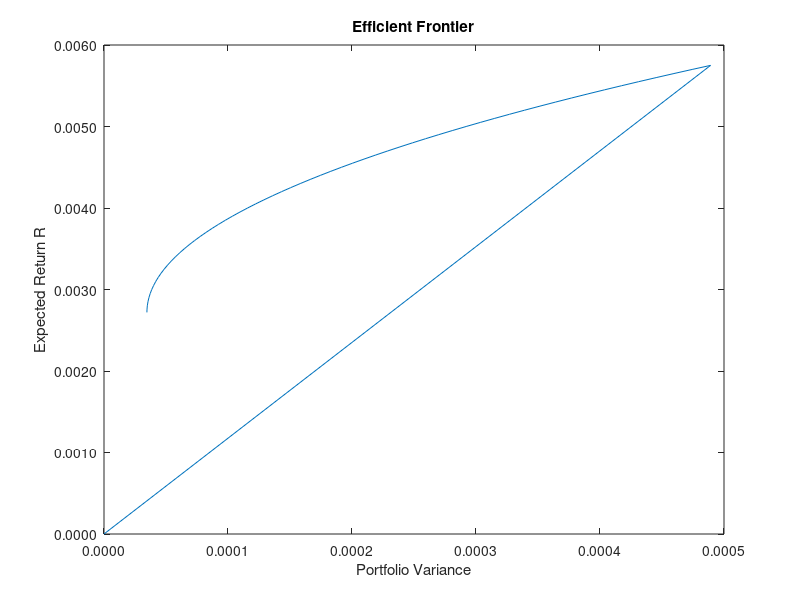

Here is the MATLAB script that generated this plot:
% ==============================================================================
% Name  : Dustin Kut Moy Cheung
% ID    : 996881147
% Course: Financial Engineering (APS-502)
% Title : Project Part 2
% ==============================================================================
clear all;

% ------------------------------------------------------------------------------
% Adjusted Closing prices :: expected returns generated from LibreOffice Math
% ------------------------------------------------------------------------------
spy = [
    -0.0352483227
    0.0455158044
    0.008295464
    0.0069515186
    0.0232063914
    0.0206448697
    -0.0134375846
    0.0394635655
    -0.0137963004
    0.0235509705
    0.0274719109
    -0.0025366163
    -0.0296292482
    0.0562045982
    -0.0157057063
    0.009833898
    0.0128561381
    -0.0203120824
    0.0225892458
    -0.0609501536
    -0.0255158707
    0.0850596726
    0.0036551785
    -0.0172825294
];

govt = [
    0.0123457395
    0.0029702447
    -0.0040195303
    0.0075083362
    0.0079059626
    -0.0018923266
    -0.0010096032
    0.0119361328
    -0.0066039772
    0.0102028058
    0.0086720256
    -0.0014622618
    0.0294234356
    -0.0174393929
    0.0060267439
    -0.0060748817
    -0.0031570803
    -0.0087163029
    0.0106425248
    -0.0008719184
    0.0090541481
    -0.0028366822
    -0.0039950914
    -0.0025455368
];

eemv = [
    -0.0813593364
    0.0358743423
    0.031746061
    0.0181818904
    0.0233515436
    0.0199067505
    0.0096554243
    0.0323165835
    -0.0448810344
    0.0127090293
    -0.0213011831
    -0.0300607959
    0.0118311777
    0.0253053815
    0.0044255541
    0.0545670211
    -0.034709929
    -0.0299482017
    -0.0379680316
    -0.0830780436
    -0.0208334163
    0.0505821098
    -0.0389759353
    -0.0197255554
];
% ------------------------------------------------------------------------------
% Calculate standard deviation, and co-variance of the 3 assets
% ------------------------------------------------------------------------------

% time period T is 24
arith_avg_spy  = sum(spy)  / 24;
arith_avg_govt = sum(govt) / 24;
arith_avg_eemv = sum(eemv) / 24;

% ===== Expected return ========================================================
expected_return_spy =  prod(1 + spy)  .^ (1 / 24) - 1;
expected_return_govt = prod(1 + govt) .^ (1 / 24) - 1;
expected_return_eemv = prod(1 + eemv) .^ (1 / 24) - 1;

% ===== Standard Deviation =====================================================
std_spy  = std(spy);
std_govt = std(govt);
std_eemv = std(eemv);

% ===== Co-variance ============================================================
covariance_spy_govt  = sum((spy - arith_avg_spy)   .* (govt - arith_avg_govt)) / 24;
covariance_spy_eemv  = sum((spy - arith_avg_spy)   .* (eemv - arith_avg_eemv)) / 24;
covariance_govt_eemv = sum((govt - arith_avg_govt) .* (eemv - arith_avg_eemv)) / 24;
covariance_spy_spy   = sum((spy - arith_avg_spy)   .* (spy - arith_avg_spy))   / 24;
covariance_govt_govt = sum((govt - arith_avg_govt) .* (govt - arith_avg_govt)) / 24;
covariance_eemv_eemv = sum((eemv - arith_avg_eemv) .* (eemv - arith_avg_eemv)) / 24;

% ==== Generate MVO Optimization ===============================================
Q = [covariance_spy_spy covariance_spy_govt covariance_spy_eemv
     covariance_spy_govt covariance_govt_govt covariance_govt_eemv
     covariance_spy_eemv covariance_govt_eemv covariance_eemv_eemv];

% x1, x2, x3 coefficients only
c = [0 0 0]';

% Set less or equal
A = -[expected_return_spy expected_return_govt expected_return_eemv];

Aeq = [1 1 1];
beq = [1];

ub = [inf; inf; inf];

% no short-selling
lb = [0; 0; 0];

x_axis = []
y_axis = []
for m = 0:0.00005:0.0060
    b = -[m];
    [x, fval] = quadprog(Q, c, A, b, Aeq, beq, lb, ub);
    x_axis = [x_axis; fval];
    expected_return = [expected_return_spy expected_return_govt expected_return_eemv] * x;
    y_axis = [y_axis; expected_return];
end

plot(x_axis, y_axis);
title('Efficient Frontier');
ylabel('Expected Return R');
xlabel('Portfolio Variance');

tix=get(gca,'xtick')';
set(gca,'xticklabel',num2str(tix,'%.4f'))

tiy=get(gca,'ytick')';
set(gca,'yticklabel',num2str(tiy,'%.4f'))
